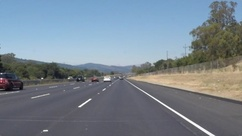
#> input picture test_images/solidWhiteRight.jpg, 242 x 136 px, shrunk from 960 x 540 before the run
$ jupyter execute --allow-errors P1.ipynb   (shell and % lines are left out)
#> lines starting #> are read from the running program, lines starting #| are printed output that depends on the picture; after the words box and inside, x2 and y2 are one past the last pixel; in counts of white or black regions, pixels touching at a corner belong together
# Self-Driving Car Engineer Nanodegree

## Project: **Finding Lane Lines on the Road**
***
In this project, you will use the tools you learned about in the lesson to identify lane lines on the road.  You can develop your pipeline on a series of individual images, and later apply the result to a video stream (really just a series of images). Check out the video clip "raw-lines-example.mp4" (also contained in this repository) to see what the output should look like after using the helper functions below.

Once you have a result that looks roughly like "raw-lines-example.mp4", you'll need to get creative and try to average and/or extrapolate the line segments you've detected to map out the full extent of the lane lines.  You can see an example of the result you're going for in the video "P1_example.mp4".  Ultimately, you would like to draw just one line for the left side of the lane, and one for the right.

In addition to implementing code, there is a brief writeup to complete. The writeup should be completed in a separate file, which can be either a markdown file or a pdf document. There is a [write up template](https://github.com/udacity/CarND-LaneLines-P1/blob/master/writeup_template.md) that can be used to guide the writing process. Completing both the code in the Ipython notebook and the writeup template will cover all of the [rubric points](https://review.udacity.com/#!/rubrics/322/view) for this project.

---
Let's have a look at our first image called 'test_images/solidWhiteRight.jpg'.  Run the 2 cells below (hit Shift-Enter or the "play" button above) to display the image.

**Note: If, at any point, you encounter frozen display windows or other confounding issues, you can always start again with a clean slate by going to the "Kernel" menu above and selecting "Restart & Clear Output".**

---

**The tools you have are color selection, region of interest selection, grayscaling, Gaussian smoothing, Canny Edge Detection and Hough Tranform line detection.  You  are also free to explore and try other techniques that were not presented in the lesson.  Your goal is piece together a pipeline to detect the line segments in the image, then average/extrapolate them and draw them onto the image for display (as below).  Once you have a working pipeline, try it out on the video stream below.**

---

<figure>

 <figcaption>
 <p></p>
 <p style="text-align: center;"> Your output should look something like this (above) after detecting line segments using the helper functions below </p>
 </figcaption>
</figure>
 <p></p>
<figure>

 <figcaption>
 <p></p>
 <p style="text-align: center;"> Your goal is to connect/average/extrapolate line segments to get output like this</p>
 </figcaption>
</figure>

**Run the cell below to import some packages.  If you get an `import error` for a package you've already installed, try changing your kernel (select the Kernel menu above --> Change Kernel).  Still have problems?  Try relaunching Jupyter Notebook from the terminal prompt.  Also, see [this forum post](https://carnd-forums.udacity.com/cq/viewquestion.action?spaceKey=CAR&id=29496372&questionTitle=finding-lanes---import-cv2-fails-even-though-python-in-the-terminal-window-has-no-problem-with-import-cv2) for more troubleshooting tips.**

## Import Packages

[cell 1]
#importing some useful packages
import matplotlib.pyplot as plt
import matplotlib.image as mpimg
import numpy as np
import cv2

## Read in an Image

[cell 2]
#reading in an image
image = mpimg.imread('test_images/solidWhiteRight.jpg')
#> image is the input picture: shape (136, 242, 3); mean R, G, B 120.3, 132.6, 143.6

#printing out some stats and plotting
print('This image is:', type(image), 'with dimesions:', image.shape)
#| This image is: <class 'numpy.ndarray'> with dimesions: (136, 242, 3)
plt.imshow(image)  # if you wanted to show a single color channel image called 'gray', for example, call as plt.imshow(gray, cmap='gray')

## Ideas for Lane Detection Pipeline

**Some OpenCV functions (beyond those introduced in the lesson) that might be useful for this project are:**

`cv2.inRange()` for color selection
`cv2.fillPoly()` for regions selection
`cv2.line()` to draw lines on an image given endpoints
`cv2.addWeighted()` to coadd / overlay two images
`cv2.cvtColor()` to grayscale or change color
`cv2.imwrite()` to output images to file
`cv2.bitwise_and()` to apply a mask to an image

**Check out the OpenCV documentation to learn about these and discover even more awesome functionality!**

## Helper Functions

Below are some helper functions to help get you started. They should look familiar from the lesson!

[cell 3]
import math
from pylab import *
from skimage.color import rgb2gray
from skimage import data
from skimage.filters import gaussian
from sklearn import linear_model as lm

# initialize counter
count = 0
#global count
prevlreg = 0
#global prevlreg
prevrreg = 0
#global prevrreg
left_weight = 10
#global left_weight
prev_left_wt = 10
#global prev_left_wt
right_weight = 10
#global right_weight
prev_right_wt = 10
#global prev_right_wt
challenge_output = ''
#global challenge_output

# [7 lines left out: function grayscale, not called in this run]
    # Or use BGR2GRAY if you read an image with cv2.imread()
    # return cv2.cvtColor(img, cv2.COLOR_BGR2GRAY)

def canny(img, low_threshold, high_threshold):
    """Applies the Canny transform"""
    return cv2.Canny(img, low_threshold, high_threshold)

def gaussian_blur(img, kernel_size):
    """Applies a Gaussian Noise kernel"""
    return cv2.GaussianBlur(img, (kernel_size, kernel_size), 0)

def region_of_interest(img, vertices):
    """
    Applies an image mask.

    Only keeps the region of the image defined by the polygon
    formed from `vertices`. The rest of the image is set to black.
    """
    #defining a blank mask to start with
    mask = np.zeros_like(img)

    #defining a 3 channel or 1 channel color to fill the mask with depending on the input image
    if len(img.shape) > 2:
        channel_count = img.shape[2]  # i.e. 3 or 4 depending on your image
        ignore_mask_color = (255,) * channel_count
    else:
        ignore_mask_color = 255

    #filling pixels inside the polygon defined by "vertices" with the fill color
    cv2.fillPoly(mask, vertices, ignore_mask_color)

    #returning the image only where mask pixels are nonzero
    masked_image = cv2.bitwise_and(img, mask)
    return masked_image


def draw_lines(img, lines, vertices, left_regr, right_regr, color=[255, 0, 0], thickness=10):


    global prev_left_wt, prev_right_wt

    # The coefficients for left line
    left_slope = ((left_regr.coef_ * left_weight**5) + (prevlreg.coef_ * prev_left_wt**5))/(left_weight**5 + prev_left_wt**5)
    left_int = ((left_regr.intercept_ * left_weight**5) + (prevlreg.intercept_ * prev_left_wt**5))/(left_weight**5 + prev_left_wt**5)

    # Check for left slope out of range or absent lane line, set default values if out of range
    if left_slope > -.5:
        left_slope = -.65
        left_int = 0.65*img.shape[1]

    # The coefficients for right line
    right_slope = (((right_regr.coef_ * right_weight**5) + (prevrreg.coef_ * prev_right_wt**5))/(right_weight**5 + prev_right_wt**5))
    right_int = ((right_regr.intercept_ * right_weight**5) + (prevrreg.intercept_ * prev_right_wt**5))/(right_weight**5 + prev_right_wt**5)

    # Check for right slope out of range or absent lane line, set default values if out of range
    if right_slope < .5:
        right_slope = .63
        right_int = 0.001*img.shape[0]

    # Define the points to draw the solid regression lines
    left_bottom_x = 0
    left_bottom_y = int(left_int)

    left_top_x = int((vertices[0][1][1]-left_int)/(left_slope + .0001))
    left_top_y = vertices[0][1][1]

    left_pair1 = (left_bottom_x, left_bottom_y)
    left_pair2 = (left_top_x, left_top_y)

    right_bottom_x = int((img.shape[0]-right_int)/(right_slope + .0001))
    right_bottom_y = img.shape[0]

    right_top_x = int((vertices[0][1][1]-right_int)/(right_slope + .0001))
    right_top_y = vertices[0][1][1]

    right_pair1 = (right_bottom_x, right_bottom_y)
    right_pair2 = (right_top_x, right_top_y)

    # Draw the regression lines set regression = 1 for regression line overlay
    regression = 1
    if regression == 1:
        cv2.line(img, left_pair1, left_pair2, color, thickness)
        cv2.line(img, right_pair1, right_pair2, color, thickness)

    # Assign the current weighting to the previous holders for next iteration
    prev_left_wt = left_weight
    prev_right_wt = right_weight

    # Draw the Hough lines that regression was based on. set hough = 1 for Hough line overlay
    hough = 1
    if hough == 1:
        for line in lines:
            for x1,y1,x2,y2 in line:
                cv2.line(img, (x1, y1), (x2, y2), [0, 255, 0], 2)

    return left_regr, right_regr


def hough_lines(img, rho, theta, threshold, min_line_len, max_line_gap, vertices):
    """
    `img` should be the output of a Canny transform.

    Returns an image with hough lines drawn.
    """
    # Write access for counter variable
    global count
    # Create Hough lines and blank image to draw them on
    lines = cv2.HoughLinesP(img, rho, theta, threshold, np.array([]), minLineLength=min_line_len, maxLineGap=max_line_gap)

    left_regr, right_regr = linregr(lines, img)

    line_img = np.zeros((img.shape[0], img.shape[1], 3), dtype=np.uint8)

    draw_lines(line_img, lines, vertices, left_regr, right_regr)

    count += 1

    return line_img

# Python 3 has support for cool math symbols.
def weighted_img(img, initial_img, α=0.8, β=1., λ=0.):
    """
    `img` is the output of the hough_lines(), An image with lines drawn on it.
    Should be a blank image (all black) with lines drawn on it.

    `initial_img` should be the image before any processing.

    The result image is computed as follows:

    initial_img * α + img * β + λ
    NOTE: initial_img and img must be the same shape!
    """
    return cv2.addWeighted(initial_img, α, img, β, λ)

def color_mask(img,  vertices):

    # Grab the x and y sizes and make two copies of the image
    # With one copy we'll extract only the pixels that meet our selection,
    # then we'll paint those pixels red in the original image to see our selection
    # overlaid on the original.
    ysize = img.shape[0]
    xsize = img.shape[1]
    color_filtered= np.copy(img)
    line_image = np.copy(img)

    # Define our color criteria tuned for yellows and whites
    red_threshold = 200
    green_threshold = 189
    blue_threshold = 0
    rgb_threshold = [red_threshold, green_threshold, blue_threshold]

    # Define polygon vertices for masking
    left_bottom = vertices[0][0]
    right_bottom = vertices[0][3]
    left_top = vertices[0][1]
    right_top = vertices[0][2]

    fit_left = np.polyfit((left_bottom[0], left_top[0]), (left_bottom[1], left_top[1]), 1)
    fit_right = np.polyfit((right_bottom[0], right_top[0]), (right_bottom[1], right_top[1]), 1)
    fit_bottom = np.polyfit((left_bottom[0], right_bottom[0]), (left_bottom[1], right_bottom[1]), 1)
    fit_top = np.polyfit((left_top[0], right_top[0]), (left_top[1], right_top[1]), 1)

    # Mask pixels below the threshold
    color_thresholds = (img[:,:,0] < rgb_threshold[0]) | \
                        (img[:,:,1] < rgb_threshold[1]) | \
                        (img[:,:,2] < rgb_threshold[2])

    # Find the region inside the lines
    XX, YY = np.meshgrid(np.arange(0, xsize), np.arange(0, ysize))
    region_thresholds = (YY > (XX*fit_left[0] + fit_left[1])) & \
                        (YY > (XX*fit_right[0] + fit_right[1])) & \
                        (YY < (XX*fit_bottom[0] + fit_bottom[1])) & \
                        (YY > (XX*fit_top[0] + fit_top[1]))

    # Mask color selection
    color_filtered[color_thresholds] = [0,0,0]

    # Find where image is both colored right and in the region
    line_image[~color_thresholds & region_thresholds] = [255,0,0]
    color_filtered[~color_thresholds & region_thresholds] = [255,0,0]

    return line_image, color_filtered


def linregr(lines, img):

    """
    Does a linear regression on the Hough lines. It first segregates
    the data into left line and right line by splitting the screen at a
    tuneable location. Regression is sourced from scikit-learn.com.
    """
    # Give write access to globals
    global prevlreg, prevrreg, left_weight

    # Initialize lists and arrays, assign screen splitting percentage
    left_lines = []
    right_lines = []
    left_xs = np.array([[]])
    right_xs = np.array([[]])
    left_ys = np.array([[]])
    right_ys = np.array([[]])
    screen_split = 0.52

    # Iterate through Hough lines to segregate left and right
    for line in lines:
        for x1, y1, x2, y2 in line:
            if x1 < img.shape[1]*screen_split:
                left_xs = np.append(left_xs, x2)
                left_ys = np.append(left_ys, y2)
                left_lines.append((x2,y2))
                left_weight = len(lines)
            else:
                right_xs = np.append(right_xs, x1)
                right_ys = np.append(right_ys, y1)
                right_lines.append((x1,y1))
                right_weight = len(lines)

    # populate array if empty to prevent Traceback error on empty array
    if not left_xs.size:
        left_xs = np.append(left_xs, x1)
    if not left_ys.size:
        left_ys = np.append(left_ys, y1)

    # Create linear regression object left line
    left_xs = np.reshape(left_xs,(size(left_xs),1))
    left_regr = lm.LinearRegression().fit(left_xs, left_ys)
    prevlreg = left_regr # store current regression as previous for next iteration

    # populate array if empty to prevent Traceback error on empty array
    if not right_xs.size:
        right_xs = np.append(right_xs, x1)
    if not right_ys.size:
        right_ys = np.append(right_ys, y1)

    # Create linear regression object right line
    right_xs = np.reshape(right_xs,(size(right_xs),1))
    right_regr = lm.LinearRegression().fit(right_xs, right_ys)
    prevrreg = right_regr # store current regression as previous for next iteration

    return left_regr, right_regr

## Test Images

Build your pipeline to work on the images in the directory "test_images"
**You should make sure your pipeline works well on these images before you try the videos.**

[cell 4]
# import os commands and display current directory
import os
os.getcwd()

[cell 5]
test_images = os.listdir("test_images/") # store test images into variable for later
print(test_images)
image = mpimg.imread(os.getcwd()+'/test_images/'+test_images[2]) # cycle through test images by changing test_images index

## Build a Lane Finding Pipeline

Build the pipeline and run your solution on all test_images. Make copies into the test_images directory, and you can use the images in your writeup report.

Try tuning the various parameters, especially the low and high Canny thresholds as well as the Hough lines parameters.

[cell 6]
# TODO: Build your pipeline that will draw lane lines on the test_images
# then save them to the test_images directory.

def pipeline(image):

    # Define polygon vertices
    imshape = image.shape

    if challenge_output == 'extra.mp4':
        # Challenge Values
        lbxper = .15 # left bottom x vertice percentage
        rbxper = .88 # right bottom x vertice percentage
        byper = .92 # bottom y vertices percentage
        typer = .61 # top y vertices percentage
        lm = -0.39 # left slope
        rm = 0.55 # righty slope
    else:
        # White and yellow video Values
        lbxper = .15 # left bottom x vertice percentage
        rbxper = .95 # right bottom x vertice percentage
        byper = 1 # bottom y vertices percentage
        typer = .61 # top y vertices percentage
        lm = -0.51 # left slope
        rm = 0.6 # right slope

    # Vertices calculations
    xlb = imshape[1]*lbxper
    ylb = imshape[0]*byper
    xlt = (imshape[0]*typer - ylb)/lm
    ylt = imshape[0]*typer
    xrb = imshape[1]*rbxper
    yrb = ylb
    xrt = (ylt - ylb)/rm + xrb
    yrt = ylt

    vertices = np.array([[(xlb,ylb),(xlt, ylt), (xrt, yrt), (xrb,yrb)]], dtype=np.int32)

    # Color filter the image and highlight points after mask
    color_region, color_filt_mask = color_mask(image,  vertices)
#    gray = grayscale(image)

    # Define a kernel size and apply Gaussian smoothing
    kernel_size = 5
#    blur_gray = gaussian_blur(gray, kernel_size)
    blur_color = gaussian_blur(color_filt_mask, kernel_size)

    # Define parameters and apply Canny edge detection
    low_threshold = 20
    high_threshold = 150
#    edges = canny(blur_gray, low_threshold, high_threshold)
    edges = canny(blur_color, low_threshold, high_threshold)

    # Mask out everything except the region of interest
    masked_edges = region_of_interest(edges, vertices)

    # Define parameters and create Hough lines to draw later
    rho =1 # distance resolution in pixels of the Hough grid
    theta = np.pi*1/180 # angular resolution in radians of the Hough grid
    threshold = 15     # minimum number of votes (intersections in Hough grid cell)
    min_line_length = 5 #minimum number of pixels making up a line
    max_line_gap = 5    # maximum gap in pixels between connectable line segments
    lines = hough_lines(masked_edges, rho, theta, threshold, min_line_length, max_line_gap, vertices)


    # Overlay Hough lines and original image with option for semi-transparency
    result = weighted_img(lines, image, α=0.8, β=1., λ=0.)

    return result, masked_edges, lines, image, color_region, color_filt_mask, blur_color, edges

result, masked_edges, lines, image, color_region, color_filt_mask, blur_color, edges = pipeline(image)
#> in color_mask, `color_thresholds = (img[:,:,0] < rgb_threshold[0]) | \ (img[:,:,1] < r..`:
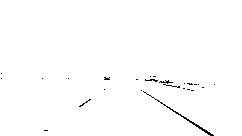
#> color_thresholds: shape (136, 242) bool; 99.2% white; black in thin lines or dots, all inside (x1, y1, x2, y2) = (1, 73, 215, 136)
#> in color_mask, `line_image[~color_thresholds & region_thresholds] = [255,0,0]`:
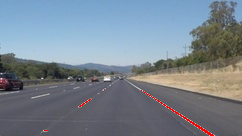
#> line_image: shape (136, 242, 3); 0.46% of pixels changed, all inside (x1, y1, x2, y2) = (44, 89, 214, 136)
#> in color_mask, `color_filtered[~color_thresholds & region_thresholds] = [255,0,0]`:
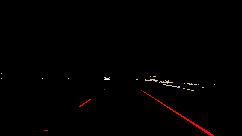
#> color_filtered: shape (136, 242, 3); mean R, G, B 1.9, 0.6, 0.6
#> in region_of_interest, `cv2.fillPoly(mask, vertices, ignore_mask_color)`:
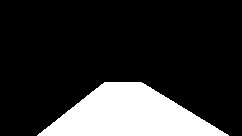
#> mask: shape (136, 242); 18.9% white; 1 white region, box (x1, y1, x2, y2) and area: (37, 82, 229, 136) 6234
#> in region_of_interest, `masked_image = cv2.bitwise_and(img, mask)`:
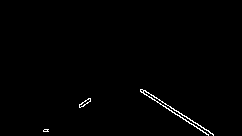
#> masked_image: shape (136, 242); 0.83% white in thin lines or dots, all inside (x1, y1, x2, y2) = (43, 89, 214, 136)
#> in hough_lines, `lines = cv2.HoughLinesP(img, rho, theta, threshold, np.array([]), minL..`: lines = [[140, 90, 206, 134], [142, 89, 212, 133], [165, 106, 208, 135], [79, 105, 89, 98], [165, 104, 213, 134], [79, 107, 90, 100]]
#> the loop in linregr, `for line in lines:` made 6 passes
#> after the loop in linregr, `for line in lines:`: left_lines = [(89, 98), (90, 100)]; right_lines = [(140, 90), (142, 89), (165, 106), (165, 104)]
#> in draw_lines, `cv2.line(img, right_pair1, right_pair2, color, thickness)`:
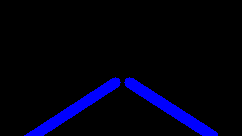
#> img: shape (136, 242, 3); mean of channels 0, 1, 2 17.2, 0, 0; drawn as B, G, R
#> the loop in draw_lines, `for line in lines:` made 6 passes
#> after the loop in draw_lines, `for line in lines:`:
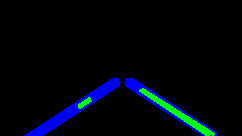
#> img: shape (136, 242, 3); 1.84% of pixels changed, all inside (x1, y1, x2, y2) = (78, 88, 215, 136); drawn as B, G, R
#> in weighted_img, `return cv2.addWeighted(initial_img, α, img, β, λ)`:
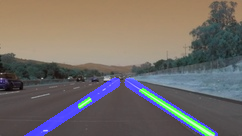
#> returned value: shape (136, 242, 3); mean of channels 0, 1, 2 104.9, 108.7, 114.9; drawn as B, G, R

[cell 7]
plt.imshow(image) #show original only
plt.show()
print("'Original - ",test_images[0],"'")

[cell 8]
# Display our two output images from color masking
plt.imshow(color_filt_mask)
plt.show()
print('Color filtered and region masked')
plt.imshow(color_region)
plt.show()
print('Color and region filtered overlayed on original')
mpimg.imsave('output_images/ColorRegionImage.jpg', color_region) # Color filtered mask overlayed saved
mpimg.imsave('output_images/ColorRegionMask.jpg', color_filt_mask) #Color filtered and masked saved
mpimg.imsave('output_images/GaussianBlur.jpg', blur_color) # Gaussian color blur saved

[cell 9]
plt.imshow(masked_edges) # show edges only
plt.show()
print('Masked edges only')
mpimg.imsave('output_images/MaskedEdges.jpg', masked_edges)
mpimg.imsave('output_images/CannyEdges.jpg', edges)
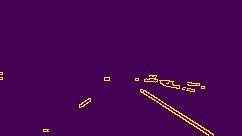
#> saved as CannyEdges.jpg: shape (136, 242, 3); mean R, G, B 70.7, 3.6, 82.6

[cell 10]
plt.imshow(lines) # show hough lines only
plt.show()
print('Hough lines in green with regression fit overlay in red')
mpimg.imsave('output_images/HoughLine.jpg', lines)

[cell 11]
# Plot the resulting image to verify output
plt.imshow(result)
plt.show()
print('Final result overlayed on original image')
mpimg.imsave('output_images/FinalResult.jpg', result)
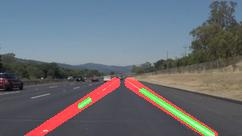
#> saved as FinalResult.jpg: shape (136, 242, 3); mean R, G, B 104.8, 108.6, 114.9

$ run again, with test_images/solidYellowCurve.jpg copied over test_images/solidWhiteRight.jpg
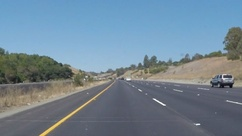
#> input picture test_images/solidYellowCurve.jpg, 242 x 136 px, shrunk from 960 x 540 before the run
#> image is the input picture: shape (136, 242, 3); mean R, G, B 113, 133.4, 149
#| This image is: <class 'numpy.ndarray'> with dimesions: (136, 242, 3)
#> color_thresholds: shape (136, 242) bool; 99.6% white; black in thin lines or dots, all inside (x1, y1, x2, y2) = (40, 74, 226, 136)
#> line_image: shape (136, 242, 3); 0.32% of pixels changed, all inside (x1, y1, x2, y2) = (40, 90, 200, 136)
#> mask: shape (136, 242); 18.9% white; 1 white region, box (x1, y1, x2, y2) and area: (37, 82, 229, 136) 6234
#> masked_image: shape (136, 242); 0.69% white in thin lines or dots, all inside (x1, y1, x2, y2) = (40, 93, 201, 136)
#> lines = [[45, 134, 98, 96], [40, 134, 97, 93], [45, 135, 85, 106], [41, 133, 60, 119]]
#> the loop in linregr, `for line in lines:` made 4 passes
#> after the loop in linregr, `for line in lines:`: left_lines = [(98, 96), (97, 93), (85, 106), (60, 119)]; right_lines = []
#> the loop in draw_lines, `for line in lines:` made 4 passes
#> after the loop in draw_lines, `for line in lines:`:
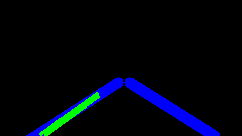
#> img: shape (136, 242, 3); mean of channels 0, 1, 2 13.8, 3.7, 0; drawn as B, G, R
#> `mpimg.imsave('output_images/FinalResult.jpg', result)`:
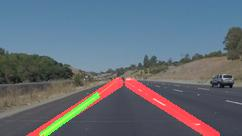
#> saved as FinalResult.jpg: shape (136, 242, 3); mean R, G, B 99.7, 108.8, 119.5
